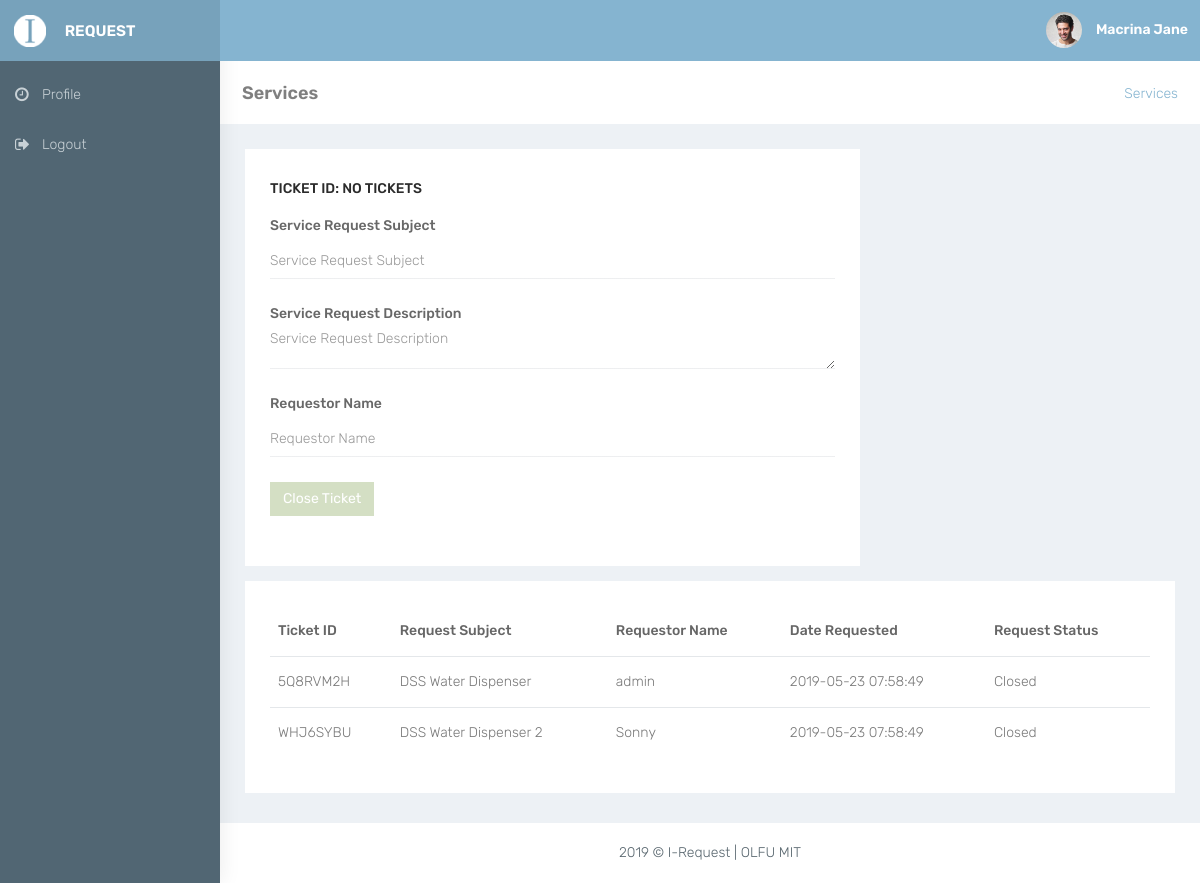
The page /services_admin.php (signed in) on the database its author committed.
### tables this page shows
CREATE TABLE `users_tb` (
  `user_id` int(10) NOT NULL,
  `first_name` varchar(300) NOT NULL,
  `middle_name` varchar(300) NOT NULL,
  `last_name` varchar(300) NOT NULL,
  `name_extension` varchar(300) NOT NULL,
  `mobile_number` varchar(300) NOT NULL,
  `address` varchar(300) NOT NULL,
  `username` varchar(300) NOT NULL,
  `password` varchar(300) NOT NULL,
  `department_id` int(10) NOT NULL,
  `role_type` varchar(300) DEFAULT NULL,
  `user_status` varchar(300) NOT NULL
);

CREATE TABLE `services_tb` (
  `services_id` int(10) NOT NULL,
  `users_id` int(10) NOT NULL,
  `request_subject` varchar(300) NOT NULL,
  `request_description` varchar(300) NOT NULL,
  `request_status` varchar(15) NOT NULL,
  `date_created` datetime NOT NULL DEFAULT CURRENT_TIMESTAMP,
  `ticket_id` varchar(15) NOT NULL
);

### controllers/users_functions.php (called while the page is built, shortened)
<?php
if(!function_exists('getUserDetailsByUsername')){
    function getUserDetailsByUsername($conn, $username){
        $users_details = array();
        $query = mysqli_query($conn, "SELECT * from users_tb where username = '$username'");
        while($row = mysqli_fetch_array($query)){
            array_push($users_details, $row['first_name'], $row['middle_name'], $row['last_name'], $row['name_extension'], $row['mobile_number'], $row['address'], $row['username'], $row['password'], $row['department_id'], $row['role_type'], $row['user_status'], $row['user_id']);
        }
        return $users_details;
    }
}
if(!function_exists('getUserDetailsById')){
    function getUserDetailsById($conn, $id){
        $users_details = array();
        if(countResult($conn, "SELECT * from admin_tb where admin_id = '$id'") == 1){
            $query = mysqli_query($conn, "SELECT * from admin_tb where admin_id = '$id'");
            while($row = mysqli_fetch_array($query)){
                array_push($users_details, $row['admin_username'], $row['admin_password'],$row['admin_id']);
            }
        }else{
            $query = mysqli_query($conn, "SELECT * from users_tb where user_id = '$id'");
            while($row = mysqli_fetch_array($query)){
                array_push($users_details, $row['first_name'], $row['middle_name'], $row['last_name'], $row['name_extension'], $row['mobile_number'], $row['address'], $row['username'], $row['password'], $row['department_id'], $row['role_type'], $row['user_status']);
            }
        }
        return $users_details;
    }
}
                    ?>

### controllers/database_functions.php (called while the page is built, shortened)
<?php
if(!function_exists('countResult')){
    function countResult($conn, $query){
        $query = mysqli_query($conn, $query);
        $result = mysqli_num_rows($query);
        return $result;
    }
}
?>

### controllers/services_functions.php (the view, shortened to what this page needs)
<?php
include "database_functions.php";
if(!function_exists('getServiceData')){
    function getServiceData($conn){
        $query = mysqli_query($conn, "SELECT * from services_tb ORDER BY date_created DESC ");
        if(mysqli_num_rows($query) > 0){
            while($row = mysqli_fetch_array($query)){
                ?>
                <tr>
                <td class="txt-oflo"><?php echo $row['ticket_id'] ?></td>
                   <td class="txt-oflo"><?php echo $row['request_subject'] ?></td>
                   <td class="txt-oflo"><?php echo getUserDetailsById($conn, $row['users_id'])[0] ?></td>
                   <td class="txt-oflo"><?php echo $row['date_created']?> </td>
                   <td class="txt-oflo"><?php echo $row['request_status']?> </td>
               </tr>
               <?php
            }
        }else{
            echo "No Ticket Found";
        }
    }
}
if(!function_exists('CheckCountService')){
    function CheckCountService($conn){
        $query = mysqli_query($conn, "SELECT * from services_tb where request_status = 'Open'");
        if(mysqli_num_rows($query) < 1){
            ?>
            <h3 class="box-title">TICKET ID: No Tickets</h3>
            <form class="form-horizontal form-material" method="post" action="services_admin_action.php">
                <div class="form-group">
                    <label class="col-md-12">Service Request Subject</label>
                    <div class="col-md-12">
                        <input type="text" placeholder = "Service Request Subject" class="form-control form-control-line" name="request_subject" readonly>
                    </div>
                </div>
                <div class="form-group">
                    <label class="col-md-12">Service Request Description</label>
                    <div class="col-md-12">
                        <textarea placeholder = "Service Request Description" class="form-control form-control-line" name="request_description" readonly></textarea>
                    </div>
                </div>
                <div class="form-group">
                    <label class="col-md-12">Requestor Name</label>
                    <div class="col-md-12">
                        <input type="text" placeholder = "Requestor Name" class="form-control form-control-line" name="requestor_name" readonly>
                    </div>
                </div>
                <div class="form-group">
                    <div class="col-sm-12">
                        <button class="btn btn-success" disabled>Close Ticket</button>
                    </div>
                </div>
            </form>
            <?php
        }
    }
}
?>

### controllers/include_partial_functions.php (shortened to what this page needs)
<?php
if(!function_exists('get_FooterBlade')){
    function get_FooterBlade(){
        ?>
        <footer class="footer text-center"> 2019 &copy; I-Request | OLFU MIT </footer>
        <?php
    }
}
if(!function_exists('getHeaderUserName')) {
    function getHeaderUserName() {
        include "database/config.php";
        include "users_functions.php";
        $username = $_SESSION['user'];
        if($username == 'iRequest') {
        ?>
            <a class="profile-pic" href="edit_user.php">
                <img src="resources/images/avatar.jpg" alt="avatar" width="36" class="img-circle">
                <b class="hidden-xs">Administrator</b>
            </a>
        <?php
        }else{
            $firstname = getUserDetailsByUsername($conn, $username)[0];
        ?>
            <a class="profile-pic" href="edit_user.php<?php echo '?id='.getUserDetailsByUsername($conn, $username)[11]; ?>">
                <img src="resources/images/avatar.jpg" alt="avatar" width="36" class="img-circle">
                <b class="hidden-xs"><?php echo $firstname ?></b>
            </a>
        <?php
        }
    }
}
        ?>
        <?php
if(!function_exists('get_headBlade')){
    function get_headBlade(){
        ?>
            <link rel="stylesheet" href="resources/bootstrap/dist/css/bootstrap.min.css" >
            <link rel="stylesheet" href="resources/plugins/bower_components/sidebar-nav/dist/sidebar-nav.min.css" >
            <link rel="stylesheet" href="resources/plugins/bower_components/toast-master/css/jquery.toast.css" >
            <link rel="stylesheet" href="resources/plugins/bower_components/morrisjs/morris.css" >
            <link rel="stylesheet" href="resources/css/animate.css" >
            <link rel="stylesheet" href="resources/css/style.css" >
            <link rel="stylesheet" href="resources/plugins/datatable.css" >
            <link rel="stylesheet" id="theme" href="resources/css/colors/blue-dark.css" >
        <?php
    }
}
        ?>
        <?php
if(!function_exists('get_NavBlade')){
    function get_NavBlade(){
        if(isset($_SESSION['role_type'])) {
            if($_SESSION['role_type'] == "Admin"){
                ?>
                <div class="navbar-default sidebar" role="navigation">
                    <div class="sidebar-nav navbar-collapse slimscrollsidebar">
                        <ul class="nav" id="side-menu">
                            <li style="padding: 10px 0 0;">
                                <a href="dashboard_admin.php" class="waves-effect"><i class="fa fa-dashboard fa-fw" aria-hidden="true"></i><span class="hide-menu">Dashboard</span></a>
                            </li>
                            <li>
                                <a href="reservations_admin.php" class="waves-effect"><i class="fa fa-calendar fa-fw" aria-hidden="true"></i><span class="hide-menu">Reservations</span></a>
                            </li>
                            <li>
                                <a href="services_admin.php" class="waves-effect"><i class="fa fa-tasks fa-fw" aria-hidden="true"></i><span class="hide-menu">Services</span></a>
                            </li>
                            <li>
                                <a href="facilities.php" class="waves-effect"><i class="fa fa-building fa-fw" aria-hidden="true"></i><span class="hide-menu">Facilities</span></a>
                            </li>
                            <li>
                                <a href="automobiles.php" class="waves-effect"><i class="fa fa-car fa-fw" aria-hidden="true"></i><span class="hide-menu">Automobiles</span></a>
                            </li>
                            <li>
                                <a href="department.php" class="waves-effect"><i class="fa fa-table fa-fw" aria-hidden="true"></i><span class="hide-menu">Departments</span></a>
                            </li>
                            <li>
                                <a href="user_management.php" class="waves-effect"><i class="fa fa-users fa-fw" aria-hidden="true"></i><span class="hide-menu">User Management</span></a>
                            </li>
                            <li>
                                <a href="logout_action.php" class="waves-effect"><i class="fa fa-sign-out fa-fw" aria-hidden="true"></i><span class="hide-menu">Logout</span></a>
                            </li>
                        </ul>
                    </div>
                </div>
                <?php
            }else{
                include "users_functions.php";
                ?>
                    <div class="navbar-default sidebar" role="navigation">
                        <div class="sidebar-nav navbar-collapse slimscrollsidebar">
                            <ul class="nav" id="side-menu">
                                <li style="padding: 10px 0 0;">
                                    <a href="edit_user.php<?php echo '?id='.getUserDetailsByUsername($conn, $username)[11]; ?>" class="waves-effect"><i class="fa fa-clock-o fa-fw" aria-hidden="true"></i><span class="hide-menu">Profile</span></a>
                                </li>
                                <li>
                                    <a href="logout_action.php" class="waves-effect"><i class="fa fa-sign-out fa-fw" aria-hidden="true"></i><span class="hide-menu">Logout</span></a>
                                </li>
                            </ul>
                        </div>
                    </div>
                <?php
            }
        }
    }
}
                ?>

### resources/css/colors/blue-dark.css (style rules this page uses)
body { background:#516673 }
.navbar-top-links>li>a { color:#ffffff }
.sidebar { background:#516673;box-shadow:1px 0 20px rgba(0,0,0,0.08) }
#side-menu li a { color:#c8d1d6 }
#side-menu li a { color:#c8d1d6;border-left:0 solid #516673 }

### rows shown on the page
users_tb: first_name "Macrina Jane"
services_tb: ticket "5Q8RVM2H", request_subject "DSS Water Dispenser", users_id "admin", date_created "2019-05-23 07:58:49", request_status "Closed"
services_tb: ticket "WHJ6SYBU", request_subject "DSS Water Dispenser 2", users.first_name "Sonny", date_created "2019-05-23 07:58:49", request_status "Closed"
